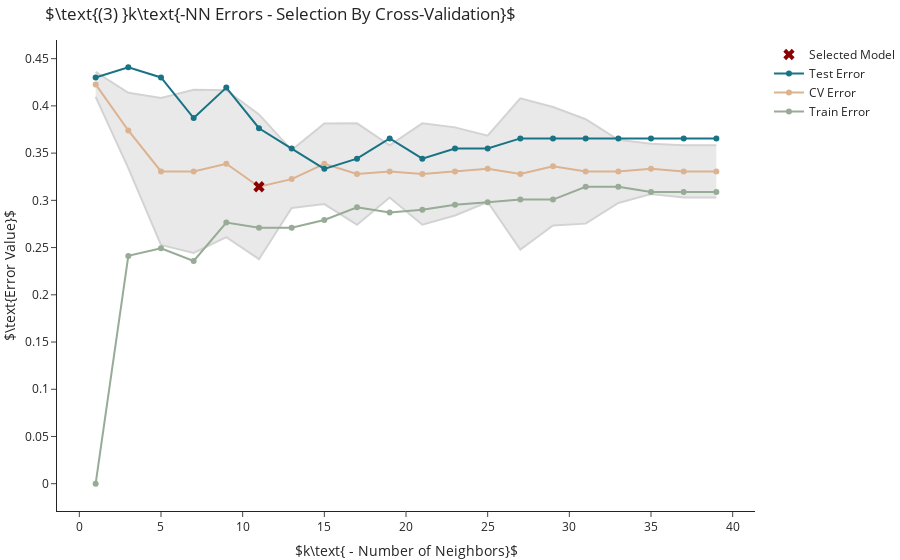

This figure's notebook cell:
### Markdown cell above
In Figure 3, we can see the train- and test errors, as well as the results over the validation sets. These results are seen in two ways. The first is the average validation error achieved for each value of $k$ and is seen in the graph as the line of "Mean Validation Error". 

The second is the grey area seen in the plot. This is known as the confidence interval and is our estimation on where might the estimator be located (recall that the mean captures the first moment and the variance captures the second). This gives us a level of confidence in our prediction.

The main problem with the approach above is that we have to put a side a lot of data which we cannot train over and just use for these independent validations. To adress this problem we instead use the Cross Validation approach.

### Code cell
train_errors, test_errors = [], []
for k in k_range:
    model = KNeighborsClassifier(k).fit(X_train, y_train)
    train_errors.append(1-model.score(X_train, y_train))
    test_errors.append(1-model.score(X_test, y_test))

param_grid = {'n_neighbors':k_range}
knn_cv = GridSearchCV(KNeighborsClassifier(), param_grid, cv=3).fit(X_train, y_train)
cv_errors = 1 - knn_cv.cv_results_["mean_test_score"]
std = knn_cv.cv_results_["std_test_score"] 
    
min_ind = np.argmin(np.array(cv_errors))
selected_k = np.array(k_range)[min_ind]
selected_error = cv_errors[min_ind]


go.Figure([
        go.Scatter(name='Lower CV Error CI', x=k_range, y=cv_errors - 2*std, mode='lines', line=dict(color="lightgrey"), showlegend=False, fill=None),
    go.Scatter(name='Upper CV Error CI', x=k_range, y=cv_errors + 2*std, mode='lines', line=dict(color="lightgrey"), showlegend=False, fill="tonexty"), 
    
    go.Scatter(name="Train Error", x=k_range, y=train_errors, mode='markers + lines', marker_color='rgb(152,171,150)'), 
    go.Scatter(name="CV Error", x=k_range, y=cv_errors, mode='markers + lines', marker_color='rgb(220,179,144)'),
    go.Scatter(name="Test Error", x=k_range, y=test_errors, mode='markers + lines', marker_color='rgb(25,115,132)'), 
    go.Scatter(name='Selected Model', x=[selected_k], y=[selected_error], mode='markers', marker=dict(color='darkred', symbol="x", size=10))])\
.update_layout(title=r"$\text{(4) }k\text{-NN Errors - Selection By Cross-Validation}$", 
                 xaxis_title=r"$k\text{ - Number of Neighbors}$", 
                 yaxis_title=r"$\text{Error Value}$").show()

### Figure 1 — Plotly figure (JSON) as saved in the notebook; plotly's stock layout.template omitted (floating-point values rounded to 4 significant figures)
{"data": [{"line": {"color": "lightgrey"}, "mode": "lines", "name": "Lower CV Error CI", "showlegend": false, "type": "scatter", "x": [1, 3, 5, 7, 9, 11, 13, 15, 17, 19, 21, 23, 25, 27, 29, 31, 33, 35, 37, 39], "y": [0.4095, 0.3342, 0.2528, 0.2442, 0.261, 0.2377, 0.2918, 0.2961, 0.2743, 0.303, 0.2743, 0.284, 0.2982, 0.2479, 0.2733, 0.2753, 0.2972, 0.3068, 0.303, 0.303]}, {"fill": "tonexty", "line": {"color": "lightgrey"}, "mode": "lines", "name": "Upper CV Error CI", "showlegend": false, "type": "scatter", "x": [1, 3, 5, 7, 9, 11, 13, 15, 17, 19, 21, 23, 25, 27, 29, 31, 33, 35, 37, 39], "y": [0.436, 0.4138, 0.4084, 0.417, 0.4165, 0.391, 0.3532, 0.3814, 0.3816, 0.3583, 0.3816, 0.3772, 0.3685, 0.4079, 0.3988, 0.3859, 0.364, 0.3599, 0.3583, 0.3583]}, {"marker": {"color": "rgb(152,171,150)"}, "mode": "markers+lines", "name": "Train Error", "type": "scatter", "x": [1, 3, 5, 7, 9, 11, 13, 15, 17, 19, 21, 23, 25, 27, 29, 31, 33, 35, 37, 39], "y": [0, 0.2412, 0.2493, 0.2358, 0.2764, 0.271, 0.271, 0.2791, 0.2927, 0.2873, 0.29, 0.2954, 0.2981, 0.3008, 0.3008, 0.3144, 0.3144, 0.3089, 0.3089, 0.3089]}, {"marker": {"color": "rgb(220,179,144)"}, "mode": "markers+lines", "name": "CV Error", "type": "scatter", "x": [1, 3, 5, 7, 9, 11, 13, 15, 17, 19, 21, 23, 25, 27, 29, 31, 33, 35, 37, 39], "y": [0.4228, 0.374, 0.3306, 0.3306, 0.3388, 0.3144, 0.3225, 0.3388, 0.3279, 0.3306, 0.3279, 0.3306, 0.3333, 0.3279, 0.336, 0.3306, 0.3306, 0.3333, 0.3306, 0.3306]}, {"marker": {"color": "rgb(25,115,132)"}, "mode": "markers+lines", "name": "Test Error", "type": "scatter", "x": [1, 3, 5, 7, 9, 11, 13, 15, 17, 19, 21, 23, 25, 27, 29, 31, 33, 35, 37, 39], "y": [0.4301, 0.4409, 0.4301, 0.3871, 0.4194, 0.3763, 0.3548, 0.3333, 0.3441, 0.3656, 0.3441, 0.3548, 0.3548, 0.3656, 0.3656, 0.3656, 0.3656, 0.3656, 0.3656, 0.3656]}, {"marker": {"color": "darkred", "size": 10, "symbol": "x"}, "mode": "markers", "name": "Selected Model", "type": "scatter", "x": [11], "y": [0.3144]}], "layout": {"title": {"text": "$\\text{(3) }k\\text{-NN Errors - Selection By Cross-Validation}$"}, "xaxis": {"title": {"text": "$k\\text{ - Number of Neighbors}$"}}, "yaxis": {"title": {"text": "$\\text{Error Value}$"}}}}
